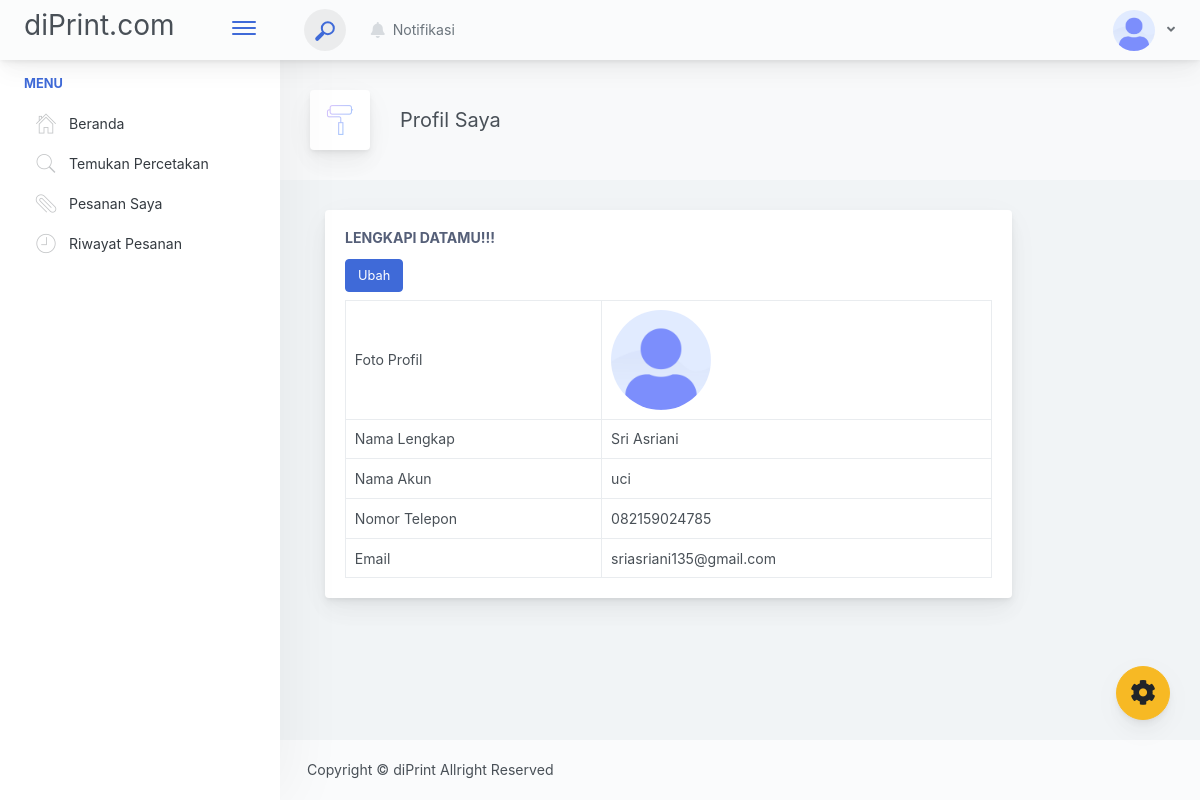
The page /user/profil.php (signed in) on the database its author committed.
### tables this page shows
CREATE TABLE `user` (
  `id` int NOT NULL,
  `photo` varchar(100) NOT NULL,
  `nama_lengkap` varchar(100) NOT NULL,
  `nama_akun` varchar(100) NOT NULL,
  `hp` varchar(50) NOT NULL,
  `email` varchar(100) NOT NULL,
  `password` varchar(500) NOT NULL
);

### function.php (called while the page is built, shortened)
<?php
   function tampil_profil($id) {
       global $conn;
       $tampil = mysqli_query($conn, "SELECT * FROM user WHERE id = '$id'");
       return mysqli_fetch_assoc($tampil);
   }
?>

### user/profil.php (the view)
<?php
require('template/header.php');
$id = $_SESSION['key'];
$row = tampil_profil($id);
?>
<div class="app-main__inner">
    <div class="app-page-title">
        <div class="page-title-wrapper">
            <div class="page-title-heading">
                <div class="page-title-icon">
                    <i class="pe-7s-paint icon-gradient bg-deep-blue"></i>
                </div>
                <div>Profil Saya</div>
            </div>
        </div>
    </div>
    <div class="col-lg-10">
        <div class="main-card mb-3 card">
            <div class="card-body">
                <h5 class="card-title">Lengkapi Datamu!!!</h5>
                <table class="mb-0 table table-bordered">
                    <tbody>
                        <tr>
                            <td>Foto Profil</td>
                            <td>
                                <?php if ($row["photo"]) { ?>
                                    <img width="100" class="rounded-circle" src="../user/img/<?= $row['photo'] ?>" alt="" height="100">
                                <?php } else { ?>
                                    <img width="100" class="rounded-circle" src="../user/img/default.png" alt="" height="100">
                                <?php } ?>
                            </td>
                        </tr>
                        <tr>
                            <td>Nama Lengkap</td>
                            <td><?= $row["nama_lengkap"];?></td>
                        </tr>
                        <tr>
                            <td>Nama Akun</td>
                            <td><?= $row["nama_akun"];?></td>
                        </tr>
                        <tr>
                            <td>Nomor Telepon</td>
                            <td><?= $row["hp"];?></td>
                        </tr>
                        <tr>
                            <td>Email</td>
                            <td><?= $row["email"];?></td>
                        </tr>
                    </tbody>
                    <a href="edit_profil.php?id=<?=$row["id"]; ?>" type="Submit" name="submit" class="mb-2 mr-2 btn btn-primary">Ubah</a>
                </table>
            </div>
        </div>
    </div>
</div>
<?php
require('template/footer.php');
?>

### rows shown on the page
user: nama_lengkap "Sri Asriani", nama_akun "uci", hp "082159024785", email "sriasriani135@gmail.com"
